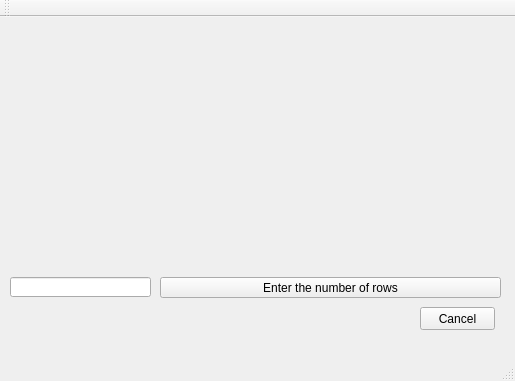
<?xml version="1.0" encoding="UTF-8"?>
<ui version="4.0">
 <class>MainWindow</class>
 <widget class="QMainWindow" name="MainWindow">
  <property name="geometry">
   <rect>
    <x>0</x>
    <y>0</y>
    <width>515</width>
    <height>381</height>
   </rect>
  </property>
  <property name="windowTitle">
   <string>MainWindow</string>
  </property>
  <widget class="QWidget" name="centralWidget">
   <widget class="QPushButton" name="pushButton">
    <property name="geometry">
     <rect>
      <x>160</x>
      <y>260</y>
      <width>341</width>
      <height>21</height>
     </rect>
    </property>
    <property name="text">
     <string>Enter the number of rows</string>
    </property>
    <property name="shortcut">
     <string>Return</string>
    </property>
   </widget>
   <widget class="QLineEdit" name="lineEdit">
    <property name="geometry">
     <rect>
      <x>10</x>
      <y>260</y>
      <width>141</width>
      <height>20</height>
     </rect>
    </property>
   </widget>
   <widget class="QPushButton" name="pushButton_2">
    <property name="geometry">
     <rect>
      <x>420</x>
      <y>290</y>
      <width>75</width>
      <height>23</height>
     </rect>
    </property>
    <property name="text">
     <string>Cancel</string>
    </property>
   </widget>
  </widget>
  <widget class="QMenuBar" name="menuBar">
   <property name="geometry">
    <rect>
     <x>0</x>
     <y>0</y>
     <width>515</width>
     <height>21</height>
    </rect>
   </property>
  </widget>
  <widget class="QToolBar" name="mainToolBar">
   <attribute name="toolBarArea">
    <enum>TopToolBarArea</enum>
   </attribute>
   <attribute name="toolBarBreak">
    <bool>false</bool>
   </attribute>
  </widget>
  <widget class="QStatusBar" name="statusBar"/>
 </widget>
 <layoutdefault spacing="6" margin="11"/>
 <resources/>
 <connections/>
</ui>
